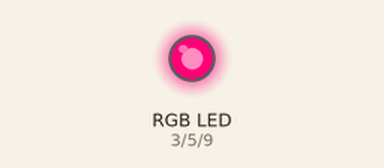
A sketch run on a simulated Arduino Uno, built with avr-gcc and run on an emulated ATmega328P. On the bench: an RGB LED mixed from three pins (HIGH = lit). Dim RGB values are drawn brighter than linear.

Above: at 0.05 s.
At 0.2 s:
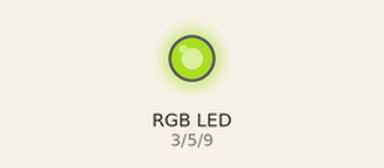
Timing chart, 0 to 3.0 s (numbered marks = the images above):
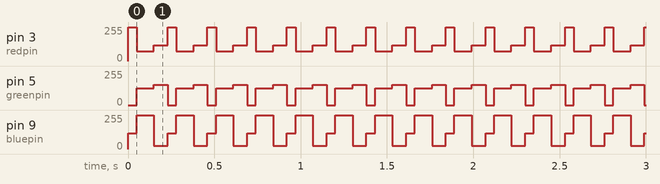

Measured:
- by itself, pin 3 (redpin): repeats every 0.23 s: 72/255 0.10 s, 117/255 0.08 s, 255/255 0.05 s
- by itself, pin 5 (greenpin): repeats every 0.23 s: 151/255 0.08 s, 0/255 0.05 s, 124/255 0.10 s
- by itself, pin 9 (bluepin): repeats every 0.23 s: 255/255 0.10 s, 23/255 0.08 s, 119/255 0.05 s

The sketch:

RGB_LED_2_.ino
```cpp
int redpin = 3;
int greenpin = 5;
int bluepin = 9;

void setup() {
  pinMode(redpin, OUTPUT);
  pinMode(greenpin, OUTPUT);
  pinMode(bluepin, OUTPUT);

}

void loop()
 { setColor(255,0,119); delay(50);
   setColor(72,124,831); delay(100);
   setColor(117,151,23); delay(80);

}

void setColor(int red,int green,int blue)
{
  analogWrite(redpin,red);
  analogWrite(greenpin,green);
  analogWrite(bluepin,blue);
}
```
